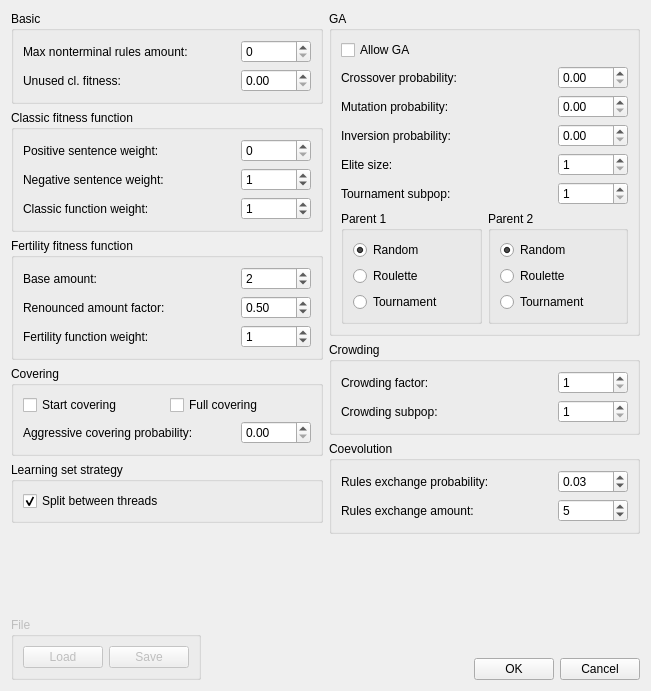
<ui version="4.0" >
 <class>SettingsDialog</class>
 <widget class="QDialog" name="SettingsDialog" >
  <property name="windowModality" >
   <enum>Qt::ApplicationModal</enum>
  </property>
  <property name="geometry" >
   <rect>
    <x>0</x>
    <y>0</y>
    <width>651</width>
    <height>691</height>
   </rect>
  </property>
  <property name="sizePolicy" >
   <sizepolicy vsizetype="Expanding" hsizetype="Expanding" >
    <horstretch>0</horstretch>
    <verstretch>0</verstretch>
   </sizepolicy>
  </property>
  <property name="windowTitle" >
   <string>Dialog</string>
  </property>
  <layout class="QVBoxLayout" name="verticalLayout_4" >
   <item>
    <layout class="QHBoxLayout" name="horizontalLayout_2" >
     <item>
      <layout class="QVBoxLayout" name="verticalLayout_2" >
       <item>
        <widget class="QGroupBox" name="groupBox" >
         <property name="title" >
          <string>Basic</string>
         </property>
         <layout class="QGridLayout" name="gridLayout" >
          <item row="0" column="0" >
           <widget class="QLabel" name="lblPopulationSize" >
            <property name="text" >
             <string>Max nonterminal rules amount:</string>
            </property>
            <property name="buddy" >
             <cstring>sbxMaxNonterminals</cstring>
            </property>
           </widget>
          </item>
          <item row="0" column="1" >
           <widget class="QSpinBox" name="sbxMaxNonterminals" >
            <property name="sizePolicy" >
             <sizepolicy vsizetype="Fixed" hsizetype="Fixed" >
              <horstretch>0</horstretch>
              <verstretch>0</verstretch>
             </sizepolicy>
            </property>
            <property name="minimumSize" >
             <size>
              <width>70</width>
              <height>0</height>
             </size>
            </property>
           </widget>
          </item>
          <item row="1" column="0" >
           <widget class="QLabel" name="lblUnusedFitness" >
            <property name="text" >
             <string>Unused cl. fitness:</string>
            </property>
            <property name="buddy" >
             <cstring>sbxUnusedFitness</cstring>
            </property>
           </widget>
          </item>
          <item row="1" column="1" >
           <widget class="QDoubleSpinBox" name="sbxUnusedFitness" >
            <property name="sizePolicy" >
             <sizepolicy vsizetype="Fixed" hsizetype="Fixed" >
              <horstretch>0</horstretch>
              <verstretch>0</verstretch>
             </sizepolicy>
            </property>
            <property name="minimumSize" >
             <size>
              <width>70</width>
              <height>0</height>
             </size>
            </property>
            <property name="maximum" >
             <double>1.000000000000000</double>
            </property>
            <property name="singleStep" >
             <double>0.100000000000000</double>
            </property>
           </widget>
          </item>
         </layout>
        </widget>
       </item>
       <item>
        <widget class="QGroupBox" name="gbxClassicFun" >
         <property name="sizePolicy" >
          <sizepolicy vsizetype="Fixed" hsizetype="Expanding" >
           <horstretch>0</horstretch>
           <verstretch>0</verstretch>
          </sizepolicy>
         </property>
         <property name="title" >
          <string>Classic fitness function</string>
         </property>
         <layout class="QGridLayout" name="gridLayout_2" >
          <item row="0" column="0" >
           <widget class="QLabel" name="lblPositiveWeight" >
            <property name="text" >
             <string>Positive sentence weight:</string>
            </property>
           </widget>
          </item>
          <item row="1" column="0" >
           <widget class="QLabel" name="lblNegativeWeight" >
            <property name="text" >
             <string>Negative sentence weight:</string>
            </property>
           </widget>
          </item>
          <item row="3" column="0" >
           <widget class="QLabel" name="lblClassicWeight" >
            <property name="text" >
             <string>Classic function weight:</string>
            </property>
           </widget>
          </item>
          <item row="0" column="1" >
           <widget class="QSpinBox" name="sbxPositiveWeight" >
            <property name="sizePolicy" >
             <sizepolicy vsizetype="Fixed" hsizetype="Fixed" >
              <horstretch>0</horstretch>
              <verstretch>0</verstretch>
             </sizepolicy>
            </property>
            <property name="minimumSize" >
             <size>
              <width>70</width>
              <height>0</height>
             </size>
            </property>
            <property name="minimum" >
             <number>0</number>
            </property>
            <property name="maximum" >
             <number>20</number>
            </property>
           </widget>
          </item>
          <item row="1" column="1" >
           <widget class="QSpinBox" name="sbxNegativeWeight" >
            <property name="sizePolicy" >
             <sizepolicy vsizetype="Fixed" hsizetype="Fixed" >
              <horstretch>0</horstretch>
              <verstretch>0</verstretch>
             </sizepolicy>
            </property>
            <property name="minimumSize" >
             <size>
              <width>70</width>
              <height>0</height>
             </size>
            </property>
            <property name="maximum" >
             <number>20</number>
            </property>
            <property name="value" >
             <number>1</number>
            </property>
           </widget>
          </item>
          <item row="3" column="1" >
           <widget class="QSpinBox" name="sbxClassicWeight" >
            <property name="maximum" >
             <number>20</number>
            </property>
            <property name="value" >
             <number>1</number>
            </property>
           </widget>
          </item>
         </layout>
        </widget>
       </item>
       <item>
        <widget class="QGroupBox" name="gbxFertilityFun" >
         <property name="sizePolicy" >
          <sizepolicy vsizetype="Fixed" hsizetype="Expanding" >
           <horstretch>0</horstretch>
           <verstretch>0</verstretch>
          </sizepolicy>
         </property>
         <property name="title" >
          <string>Fertility fitness function</string>
         </property>
         <layout class="QGridLayout" name="gridLayout_3" >
          <item row="0" column="0" >
           <widget class="QLabel" name="lblBaseAmount" >
            <property name="text" >
             <string>Base amount:</string>
            </property>
            <property name="buddy" >
             <cstring>sbxBaseAmount</cstring>
            </property>
           </widget>
          </item>
          <item row="0" column="1" >
           <widget class="QSpinBox" name="sbxBaseAmount" >
            <property name="sizePolicy" >
             <sizepolicy vsizetype="Fixed" hsizetype="Fixed" >
              <horstretch>0</horstretch>
              <verstretch>0</verstretch>
             </sizepolicy>
            </property>
            <property name="minimumSize" >
             <size>
              <width>70</width>
              <height>0</height>
             </size>
            </property>
            <property name="maximum" >
             <number>15</number>
            </property>
            <property name="value" >
             <number>2</number>
            </property>
           </widget>
          </item>
          <item row="1" column="0" >
           <widget class="QLabel" name="lblRAF" >
            <property name="text" >
             <string>Renounced amount factor:</string>
            </property>
            <property name="buddy" >
             <cstring>sbxRAF</cstring>
            </property>
           </widget>
          </item>
          <item row="2" column="0" >
           <widget class="QLabel" name="lblFertilityWeight" >
            <property name="text" >
             <string>Fertility function weight:</string>
            </property>
           </widget>
          </item>
          <item row="1" column="1" >
           <widget class="QDoubleSpinBox" name="sbxRAF" >
            <property name="maximum" >
             <double>1.000000000000000</double>
            </property>
            <property name="singleStep" >
             <double>0.100000000000000</double>
            </property>
            <property name="value" >
             <double>0.500000000000000</double>
            </property>
           </widget>
          </item>
          <item row="2" column="1" >
           <widget class="QSpinBox" name="sbxFertilityWeight" >
            <property name="sizePolicy" >
             <sizepolicy vsizetype="Fixed" hsizetype="Fixed" >
              <horstretch>0</horstretch>
              <verstretch>0</verstretch>
             </sizepolicy>
            </property>
            <property name="minimumSize" >
             <size>
              <width>70</width>
              <height>0</height>
             </size>
            </property>
            <property name="maximum" >
             <number>15</number>
            </property>
            <property name="value" >
             <number>1</number>
            </property>
           </widget>
          </item>
         </layout>
        </widget>
       </item>
       <item>
        <widget class="QGroupBox" name="gbxCovering" >
         <property name="sizePolicy" >
          <sizepolicy vsizetype="Fixed" hsizetype="Expanding" >
           <horstretch>0</horstretch>
           <verstretch>0</verstretch>
          </sizepolicy>
         </property>
         <property name="title" >
          <string>Covering</string>
         </property>
         <layout class="QVBoxLayout" name="verticalLayout_9" >
          <item>
           <layout class="QHBoxLayout" name="horizontalLayout_7" >
            <item>
             <widget class="QCheckBox" name="cbxStartCovering" >
              <property name="text" >
               <string>Start covering</string>
              </property>
             </widget>
            </item>
            <item>
             <widget class="QCheckBox" name="cbxFullCovering" >
              <property name="text" >
               <string>Full covering</string>
              </property>
             </widget>
            </item>
           </layout>
          </item>
          <item>
           <layout class="QGridLayout" name="gridLayout_6" >
            <item row="0" column="1" >
             <widget class="QDoubleSpinBox" name="sbxAggressiveCovering" >
              <property name="sizePolicy" >
               <sizepolicy vsizetype="Fixed" hsizetype="Fixed" >
                <horstretch>0</horstretch>
                <verstretch>0</verstretch>
               </sizepolicy>
              </property>
              <property name="minimumSize" >
               <size>
                <width>70</width>
                <height>0</height>
               </size>
              </property>
              <property name="maximum" >
               <double>1.000000000000000</double>
              </property>
              <property name="singleStep" >
               <double>0.100000000000000</double>
              </property>
             </widget>
            </item>
            <item row="0" column="0" >
             <widget class="QLabel" name="lblAggressiveCovering" >
              <property name="text" >
               <string>Aggressive covering probability:</string>
              </property>
              <property name="buddy" >
               <cstring>sbxAggressiveCovering</cstring>
              </property>
             </widget>
            </item>
           </layout>
          </item>
         </layout>
         <zorder></zorder>
        </widget>
       </item>
       <item>
        <widget class="QGroupBox" name="groupBox_4" >
         <property name="title" >
          <string>Learning set strategy</string>
         </property>
         <layout class="QVBoxLayout" name="verticalLayout_10" >
          <item>
           <widget class="QCheckBox" name="cbxSplitLearningSet" >
            <property name="text" >
             <string>Split between threads</string>
            </property>
            <property name="checked" >
             <bool>true</bool>
            </property>
           </widget>
          </item>
         </layout>
        </widget>
       </item>
       <item>
        <spacer name="verticalSpacer_5" >
         <property name="orientation" >
          <enum>Qt::Vertical</enum>
         </property>
         <property name="sizeHint" stdset="0" >
          <size>
           <width>20</width>
           <height>0</height>
          </size>
         </property>
        </spacer>
       </item>
      </layout>
     </item>
     <item>
      <layout class="QVBoxLayout" name="verticalLayout_3" >
       <item>
        <widget class="QGroupBox" name="gbxGA" >
         <property name="sizePolicy" >
          <sizepolicy vsizetype="Fixed" hsizetype="Expanding" >
           <horstretch>0</horstretch>
           <verstretch>0</verstretch>
          </sizepolicy>
         </property>
         <property name="title" >
          <string>GA</string>
         </property>
         <layout class="QVBoxLayout" name="verticalLayout_6" >
          <item>
           <layout class="QGridLayout" name="gridLayout_4" >
            <item row="0" column="0" >
             <widget class="QCheckBox" name="cbxAllowGA" >
              <property name="text" >
               <string>Allow GA</string>
              </property>
             </widget>
            </item>
            <item row="1" column="0" >
             <widget class="QLabel" name="lblCrossoverProb" >
              <property name="text" >
               <string>Crossover probability:</string>
              </property>
              <property name="buddy" >
               <cstring>sbxCrossoverProb</cstring>
              </property>
             </widget>
            </item>
            <item row="1" column="1" >
             <widget class="QDoubleSpinBox" name="sbxCrossoverProb" >
              <property name="sizePolicy" >
               <sizepolicy vsizetype="Fixed" hsizetype="Fixed" >
                <horstretch>0</horstretch>
                <verstretch>0</verstretch>
               </sizepolicy>
              </property>
              <property name="minimumSize" >
               <size>
                <width>70</width>
                <height>0</height>
               </size>
              </property>
              <property name="maximum" >
               <double>1.000000000000000</double>
              </property>
              <property name="singleStep" >
               <double>0.100000000000000</double>
              </property>
             </widget>
            </item>
            <item row="2" column="0" >
             <widget class="QLabel" name="lblMutationProb" >
              <property name="text" >
               <string>Mutation probability:</string>
              </property>
              <property name="buddy" >
               <cstring>sbxMutationProb</cstring>
              </property>
             </widget>
            </item>
            <item row="2" column="1" >
             <widget class="QDoubleSpinBox" name="sbxMutationProb" >
              <property name="sizePolicy" >
               <sizepolicy vsizetype="Fixed" hsizetype="Fixed" >
                <horstretch>0</horstretch>
                <verstretch>0</verstretch>
               </sizepolicy>
              </property>
              <property name="minimumSize" >
               <size>
                <width>70</width>
                <height>0</height>
               </size>
              </property>
              <property name="maximum" >
               <double>1.000000000000000</double>
              </property>
              <property name="singleStep" >
               <double>0.100000000000000</double>
              </property>
             </widget>
            </item>
            <item row="3" column="0" >
             <widget class="QLabel" name="lblInversionProb" >
              <property name="text" >
               <string>Inversion probability:</string>
              </property>
              <property name="buddy" >
               <cstring>sbxInversionProb</cstring>
              </property>
             </widget>
            </item>
            <item row="3" column="1" >
             <widget class="QDoubleSpinBox" name="sbxInversionProb" >
              <property name="sizePolicy" >
               <sizepolicy vsizetype="Fixed" hsizetype="Fixed" >
                <horstretch>0</horstretch>
                <verstretch>0</verstretch>
               </sizepolicy>
              </property>
              <property name="minimumSize" >
               <size>
                <width>70</width>
                <height>0</height>
               </size>
              </property>
              <property name="maximum" >
               <double>1.000000000000000</double>
              </property>
              <property name="singleStep" >
               <double>0.100000000000000</double>
              </property>
             </widget>
            </item>
            <item row="4" column="0" >
             <widget class="QLabel" name="lblEliteSize" >
              <property name="text" >
               <string>Elite size:</string>
              </property>
              <property name="buddy" >
               <cstring>sbxEliteSize</cstring>
              </property>
             </widget>
            </item>
            <item row="4" column="1" >
             <widget class="QSpinBox" name="sbxEliteSize" >
              <property name="sizePolicy" >
               <sizepolicy vsizetype="Fixed" hsizetype="Fixed" >
                <horstretch>0</horstretch>
                <verstretch>0</verstretch>
               </sizepolicy>
              </property>
              <property name="minimumSize" >
               <size>
                <width>70</width>
                <height>0</height>
               </size>
              </property>
              <property name="minimum" >
               <number>1</number>
              </property>
              <property name="maximum" >
               <number>30</number>
              </property>
             </widget>
            </item>
            <item row="5" column="0" >
             <widget class="QLabel" name="lblTournamentSubpop" >
              <property name="text" >
               <string>Tournament subpop:</string>
              </property>
              <property name="buddy" >
               <cstring>sbxTournamentSubpop</cstring>
              </property>
             </widget>
            </item>
            <item row="5" column="1" >
             <widget class="QSpinBox" name="sbxTournamentSubpop" >
              <property name="sizePolicy" >
               <sizepolicy vsizetype="Fixed" hsizetype="Fixed" >
                <horstretch>0</horstretch>
                <verstretch>0</verstretch>
               </sizepolicy>
              </property>
              <property name="minimumSize" >
               <size>
                <width>70</width>
                <height>0</height>
               </size>
              </property>
              <property name="minimum" >
               <number>1</number>
              </property>
              <property name="maximum" >
               <number>30</number>
              </property>
             </widget>
            </item>
           </layout>
          </item>
          <item>
           <layout class="QHBoxLayout" name="horizontalLayout" >
            <item>
             <widget class="QGroupBox" name="gbxParent1" >
              <property name="sizePolicy" >
               <sizepolicy vsizetype="Fixed" hsizetype="Expanding" >
                <horstretch>0</horstretch>
                <verstretch>0</verstretch>
               </sizepolicy>
              </property>
              <property name="title" >
               <string>Parent 1</string>
              </property>
              <layout class="QVBoxLayout" name="verticalLayout_7" >
               <item>
                <widget class="QRadioButton" name="rbnRandom1" >
                 <property name="text" >
                  <string>Random</string>
                 </property>
                 <property name="checked" >
                  <bool>true</bool>
                 </property>
                </widget>
               </item>
               <item>
                <widget class="QRadioButton" name="rbnRoulette1" >
                 <property name="text" >
                  <string>Roulette</string>
                 </property>
                 <property name="checked" >
                  <bool>false</bool>
                 </property>
                </widget>
               </item>
               <item>
                <widget class="QRadioButton" name="rbnTournament1" >
                 <property name="text" >
                  <string>Tournament</string>
                 </property>
                </widget>
               </item>
              </layout>
             </widget>
            </item>
            <item>
             <widget class="QGroupBox" name="gbxParent2" >
              <property name="sizePolicy" >
               <sizepolicy vsizetype="Fixed" hsizetype="Expanding" >
                <horstretch>0</horstretch>
                <verstretch>0</verstretch>
               </sizepolicy>
              </property>
              <property name="title" >
               <string>Parent 2</string>
              </property>
              <layout class="QVBoxLayout" name="verticalLayout_8" >
               <item>
                <widget class="QRadioButton" name="rbnRandom2" >
                 <property name="text" >
                  <string>Random</string>
                 </property>
                 <property name="checked" >
                  <bool>true</bool>
                 </property>
                </widget>
               </item>
               <item>
                <widget class="QRadioButton" name="rbnRoulette2" >
                 <property name="text" >
                  <string>Roulette</string>
                 </property>
                 <property name="checked" >
                  <bool>false</bool>
                 </property>
                </widget>
               </item>
               <item>
                <widget class="QRadioButton" name="rbnTournament2" >
                 <property name="text" >
                  <string>Tournament</string>
                 </property>
                </widget>
               </item>
              </layout>
             </widget>
            </item>
           </layout>
          </item>
         </layout>
        </widget>
       </item>
       <item>
        <widget class="QGroupBox" name="groupBox_2" >
         <property name="title" >
          <string>Crowding</string>
         </property>
         <layout class="QGridLayout" name="gridLayout_7" >
          <item row="0" column="0" >
           <widget class="QLabel" name="lblCrowdingFactor" >
            <property name="text" >
             <string>Crowding factor:</string>
            </property>
            <property name="buddy" >
             <cstring>sbxCrowdingFactor</cstring>
            </property>
           </widget>
          </item>
          <item row="0" column="1" >
           <widget class="QSpinBox" name="sbxCrowdingFactor" >
            <property name="sizePolicy" >
             <sizepolicy vsizetype="Fixed" hsizetype="Fixed" >
              <horstretch>0</horstretch>
              <verstretch>0</verstretch>
             </sizepolicy>
            </property>
            <property name="minimumSize" >
             <size>
              <width>70</width>
              <height>0</height>
             </size>
            </property>
            <property name="minimum" >
             <number>1</number>
            </property>
            <property name="maximum" >
             <number>30</number>
            </property>
           </widget>
          </item>
          <item row="1" column="0" >
           <widget class="QLabel" name="lblCrowdingSubpop" >
            <property name="text" >
             <string>Crowding subpop:</string>
            </property>
            <property name="buddy" >
             <cstring>sbxCrowdingSubpop</cstring>
            </property>
           </widget>
          </item>
          <item row="1" column="1" >
           <widget class="QSpinBox" name="sbxCrowdingSubpop" >
            <property name="sizePolicy" >
             <sizepolicy vsizetype="Fixed" hsizetype="Fixed" >
              <horstretch>0</horstretch>
              <verstretch>0</verstretch>
             </sizepolicy>
            </property>
            <property name="minimumSize" >
             <size>
              <width>70</width>
              <height>0</height>
             </size>
            </property>
            <property name="minimum" >
             <number>1</number>
            </property>
            <property name="maximum" >
             <number>30</number>
            </property>
           </widget>
          </item>
         </layout>
        </widget>
       </item>
       <item>
        <widget class="QGroupBox" name="groupBox_3" >
         <property name="title" >
          <string>Coevolution</string>
         </property>
         <layout class="QGridLayout" name="gridLayout_5" >
          <item row="0" column="0" >
           <widget class="QLabel" name="lblExchangeProb" >
            <property name="text" >
             <string>Rules exchange probability:</string>
            </property>
           </widget>
          </item>
          <item row="0" column="1" >
           <widget class="QDoubleSpinBox" name="sbxExchangeProb" >
            <property name="sizePolicy" >
             <sizepolicy vsizetype="Fixed" hsizetype="Fixed" >
              <horstretch>0</horstretch>
              <verstretch>0</verstretch>
             </sizepolicy>
            </property>
            <property name="minimumSize" >
             <size>
              <width>70</width>
              <height>0</height>
             </size>
            </property>
            <property name="maximum" >
             <double>1.000000000000000</double>
            </property>
            <property name="singleStep" >
             <double>0.100000000000000</double>
            </property>
            <property name="value" >
             <double>0.030000000000000</double>
            </property>
           </widget>
          </item>
          <item row="1" column="0" >
           <widget class="QLabel" name="lblExchangeAmount" >
            <property name="text" >
             <string>Rules exchange amount:</string>
            </property>
           </widget>
          </item>
          <item row="1" column="1" >
           <widget class="QSpinBox" name="sbxExchangeAmount" >
            <property name="sizePolicy" >
             <sizepolicy vsizetype="Fixed" hsizetype="Fixed" >
              <horstretch>0</horstretch>
              <verstretch>0</verstretch>
             </sizepolicy>
            </property>
            <property name="minimumSize" >
             <size>
              <width>70</width>
              <height>0</height>
             </size>
            </property>
            <property name="minimum" >
             <number>1</number>
            </property>
            <property name="maximum" >
             <number>20</number>
            </property>
            <property name="value" >
             <number>5</number>
            </property>
           </widget>
          </item>
         </layout>
        </widget>
       </item>
       <item>
        <spacer name="verticalSpacer_4" >
         <property name="orientation" >
          <enum>Qt::Vertical</enum>
         </property>
         <property name="sizeHint" stdset="0" >
          <size>
           <width>20</width>
           <height>0</height>
          </size>
         </property>
        </spacer>
       </item>
      </layout>
     </item>
    </layout>
   </item>
   <item>
    <spacer name="verticalSpacer" >
     <property name="orientation" >
      <enum>Qt::Vertical</enum>
     </property>
     <property name="sizeHint" stdset="0" >
      <size>
       <width>20</width>
       <height>0</height>
      </size>
     </property>
    </spacer>
   </item>
   <item>
    <layout class="QHBoxLayout" name="horizontalLayout_3" >
     <item>
      <layout class="QVBoxLayout" name="verticalLayout" >
       <item>
        <spacer name="verticalSpacer_3" >
         <property name="orientation" >
          <enum>Qt::Vertical</enum>
         </property>
         <property name="sizeHint" stdset="0" >
          <size>
           <width>20</width>
           <height>0</height>
          </size>
         </property>
        </spacer>
       </item>
       <item>
        <widget class="QGroupBox" name="gbxFile" >
         <property name="enabled" >
          <bool>false</bool>
         </property>
         <property name="sizePolicy" >
          <sizepolicy vsizetype="Minimum" hsizetype="Minimum" >
           <horstretch>0</horstretch>
           <verstretch>0</verstretch>
          </sizepolicy>
         </property>
         <property name="title" >
          <string>File</string>
         </property>
         <layout class="QHBoxLayout" name="horizontalLayout_4" >
          <item>
           <widget class="QPushButton" name="btnLoad" >
            <property name="text" >
             <string>Load</string>
            </property>
           </widget>
          </item>
          <item>
           <widget class="QPushButton" name="btnSave" >
            <property name="text" >
             <string>Save</string>
            </property>
           </widget>
          </item>
         </layout>
        </widget>
       </item>
      </layout>
     </item>
     <item>
      <spacer name="horizontalSpacer" >
       <property name="orientation" >
        <enum>Qt::Horizontal</enum>
       </property>
       <property name="sizeHint" stdset="0" >
        <size>
         <width>40</width>
         <height>20</height>
        </size>
       </property>
      </spacer>
     </item>
     <item>
      <layout class="QVBoxLayout" name="verticalLayout_5" >
       <item>
        <spacer name="verticalSpacer_2" >
         <property name="orientation" >
          <enum>Qt::Vertical</enum>
         </property>
         <property name="sizeHint" stdset="0" >
          <size>
           <width>20</width>
           <height>5</height>
          </size>
         </property>
        </spacer>
       </item>
       <item>
        <layout class="QHBoxLayout" name="horizontalLayout_6" >
         <item>
          <widget class="QPushButton" name="btnOK" >
           <property name="sizePolicy" >
            <sizepolicy vsizetype="Fixed" hsizetype="Minimum" >
             <horstretch>0</horstretch>
             <verstretch>0</verstretch>
            </sizepolicy>
           </property>
           <property name="text" >
            <string>OK</string>
           </property>
          </widget>
         </item>
         <item>
          <widget class="QPushButton" name="btnCancel" >
           <property name="text" >
            <string>Cancel</string>
           </property>
          </widget>
         </item>
        </layout>
       </item>
      </layout>
     </item>
    </layout>
   </item>
  </layout>
 </widget>
 <tabstops>
  <tabstop>sbxMaxNonterminals</tabstop>
  <tabstop>btnOK</tabstop>
  <tabstop>btnCancel</tabstop>
  <tabstop>btnLoad</tabstop>
  <tabstop>btnSave</tabstop>
 </tabstops>
 <resources>
  <include location="icons.qrc" />
 </resources>
 <connections>
  <connection>
   <sender>btnOK</sender>
   <signal>clicked()</signal>
   <receiver>SettingsDialog</receiver>
   <slot>accept()</slot>
   <hints>
    <hint type="sourcelabel" >
     <x>555</x>
     <y>632</y>
    </hint>
    <hint type="destinationlabel" >
     <x>401</x>
     <y>196</y>
    </hint>
   </hints>
  </connection>
  <connection>
   <sender>btnCancel</sender>
   <signal>clicked()</signal>
   <receiver>SettingsDialog</receiver>
   <slot>reject()</slot>
   <hints>
    <hint type="sourcelabel" >
     <x>638</x>
     <y>632</y>
    </hint>
    <hint type="destinationlabel" >
     <x>449</x>
     <y>214</y>
    </hint>
   </hints>
  </connection>
 </connections>
</ui>
